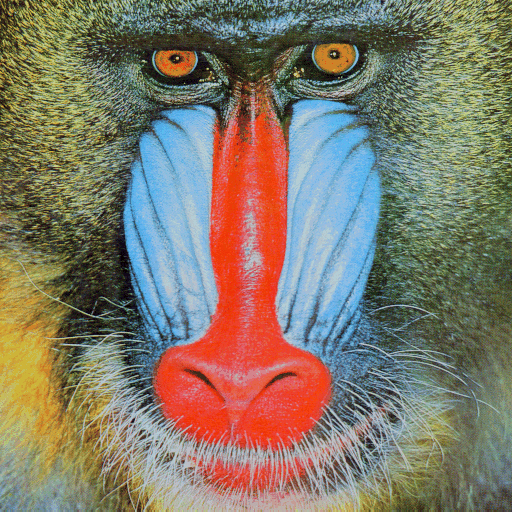
#> input picture Trabalho 3/códigos/imagens/mandril_color.tif, 512 x 512 px
$ jupyter execute questao24.ipynb
#> lines starting #> are read from the running program, lines starting #| are printed output that depends on the picture; after the words box and inside, x2 and y2 are one past the last pixel; in counts of white or black regions, pixels touching at a corner belong together
Tópico	24 – Aplicar a Transformada de Hough em imagens tons de cinza para detecção de linhas e circulos. Tópico da aula 9

[cell 1]
import cv2
import numpy as np
from matplotlib import pyplot as plt

[cell 2]
def DetectarCirculos(img, cimg):
    # busca por círculos pela transformada de Hough
    circles = cv2.HoughCircles(img,cv2.HOUGH_GRADIENT,1,20,
                                param1 = 50,param2 = 30, minRadius = 30,maxRadius = 60)

    circles = np.uint16(np.around(circles))


    for i in circles[0,:]:
        # Desenha o círculo
        cv2.circle(cimg,(i[0],i[1]),i[2],(0, 255, 0),2)
        # Desenha o centro do círculo
        cv2.circle(cimg,(i[0],i[1]),2,(255, 0, 0),3)


    plt.rcParams['figure.figsize'] = (16,16)
    plt.subplot(1, 2, 1)
    plt.imshow(img, 'gray')
    plt.title("Imagem original")

    plt.subplot(1, 2, 2)
    plt.imshow(cimg, 'gray')
    plt.title("Detecção de círculos")
    plt.show()

[cell 3]
def DetectarRetas(img, gray):
    plt.subplot(1, 3, 1)
    plt.imshow(img, 'gray')
    plt.title("Original")

    edges = cv2.Canny(gray, 1, 50, apertureSize = 3)

    plt.subplot(1, 3, 2)
    plt.imshow(edges, 'gray')
    plt.title("Bordas")

    lines = cv2.HoughLines(edges, 1, np.pi/180, 200)

    for line in lines:
        rho, theta = line[0]
        a = np.cos(theta)
        b = np.sin(theta)
        x0 = a * rho
        y0 = b * rho
        x1 = int(x0 + 1000 * (-b))
        y1 = int(y0 + 1000 * (a))
        x2 = int(x0 - 1000 * (-b))
        y2 = int(y0 - 1000 * (a))

        cv2.line(img,(x1, y1),(x2, y2),(0, 255, 0), 2)


    plt.subplot(1, 3, 3)
    plt.imshow(img, 'gray')
    plt.title("Detecção de linhas")
    plt.show()

[cell 4]
if __name__ == '__main__':
    img = cv2.imread('imagens/mandril_color.tif',0)
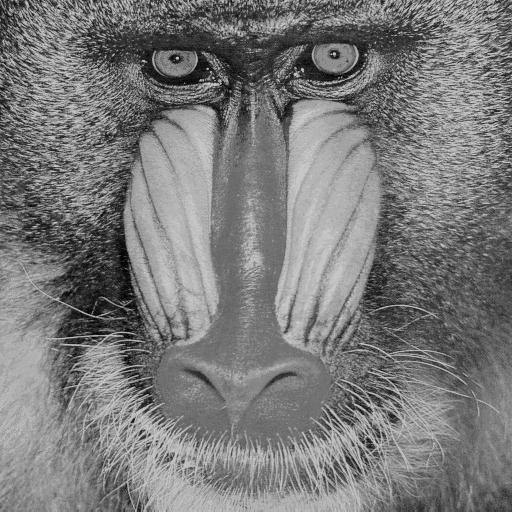
#> img: shape (512, 512); min 1, max 200, mean 122.1
    # filtro da mediana
    img = cv2.medianBlur(img, 5)
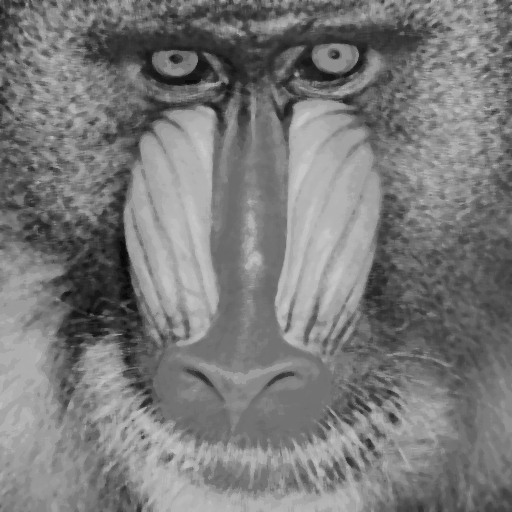
#> img: shape (512, 512); min 3, max 199, mean 121.6

    #conversão para escala cinza
    cimg = cv2.cvtColor(img,cv2.COLOR_GRAY2BGR)
    DetectarCirculos(img, cimg)
#> in DetectarCirculos, `circles = cv2.HoughCircles(img,cv2.HOUGH_GRADIENT,1,20, param1 = 50,pa..`: circles = 126 rows, first 8: [442.5, 135.5, 58.3], [85.5, 140.5, 58.3], [449.5, 101.5, 58.3], [70.5, 118.5, 58.3], [93.5, 120.5, 58.3], [69.5, 79.5, 58.3], [62.5, 59.5, 59.4], [423.5, 61.5, 58.3]
#> in DetectarCirculos, `circles = np.uint16(np.around(circles))`: circles = 126 rows, first 8: [442, 136, 58], [86, 140, 58], [450, 102, 58], [70, 118, 58], [94, 120, 58], [70, 80, 58], [62, 60, 59], [424, 62, 58]
#> the loop in DetectarCirculos, `for i in circles[0,:]:` made 126 passes
#> i on passes 1 to 12: [442, 136, 58], [86, 140, 58], [450, 102, 58], [70, 118, 58], [94, 120, 58], [70, 80, 58], [62, 60, 59], [424, 62, 58], [432, 112, 58], [80, 100, 56], [450, 178, 58], [390, 356, 56]
#> after the loop in DetectarCirculos, `for i in circles[0,:]:`:
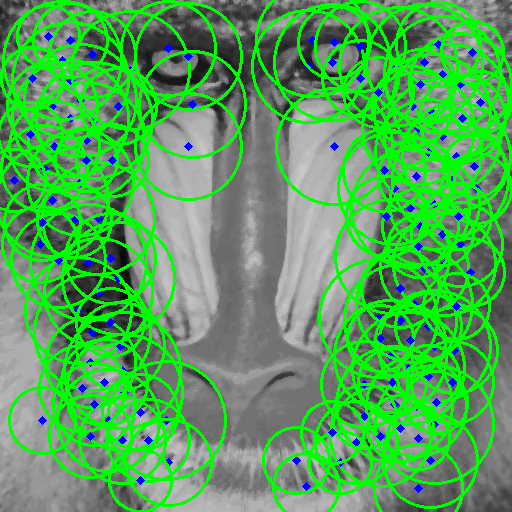
#> cimg: shape (512, 512, 3); mean B, G, R 88.1, 163, 84.3
#> in DetectarCirculos, `plt.show()`:
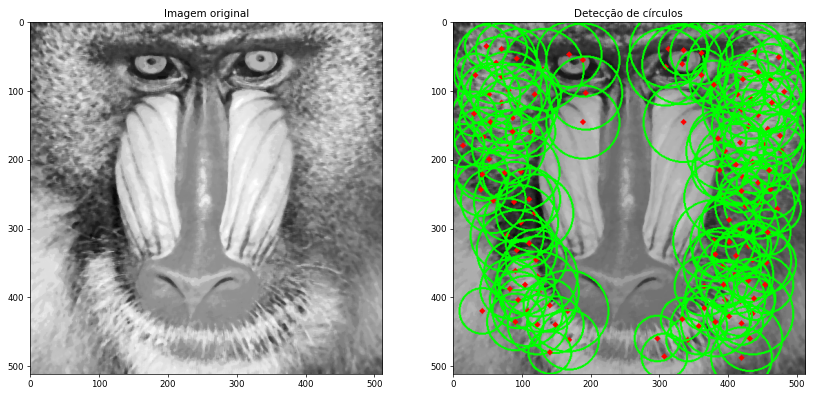
#> figure drawn by matplotlib, 2 panels; B, G, R data is drawn as R, G, B

    img = cv2.imread('imagens/house.tif')
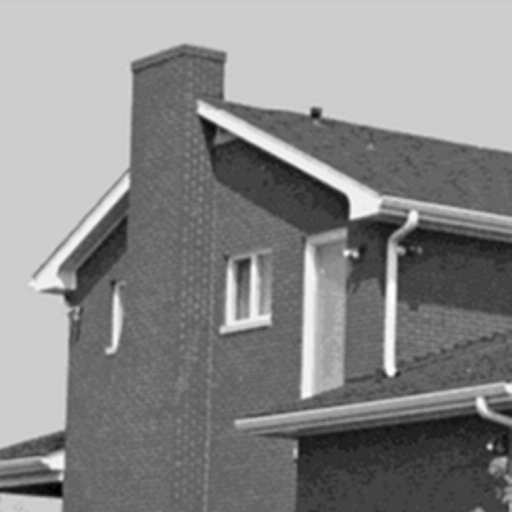
#> input picture Trabalho 3/códigos/imagens/house.tif, 512 x 512 px
#> img is the input picture: shape (512, 512, 3); min 0, max 254, mean 136.5

    gray = cv2.cvtColor(img,cv2.COLOR_BGR2GRAY)

    DetectarRetas(img, gray)
#> in DetectarRetas, `edges = cv2.Canny(gray, 1, 50, apertureSize = 3)`:
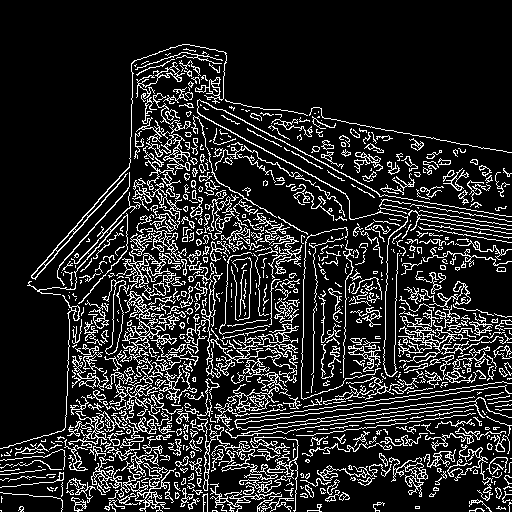
#> edges: shape (512, 512); 15.1% white in thin lines or dots
#> in DetectarRetas, `lines = cv2.HoughLines(edges, 1, np.pi/180, 200)`: lines = [[452, 1.43], [-8, 2.06], [448, 1.43], [-13, 2.36], [463, 1.43], [-18, 2.36]]
#> the loop in DetectarRetas, `for line in lines:` made 6 passes
#> (rho, theta, a, b, x0, y0, x1, y1) on passes 1 to 6: (452, 1.43, 0.139, 0.99, 62.91, 447.6, -927, 586), (-8, 2.06, -0.469, 0.883, 3.76, -7.06, -879, -476), (448, 1.43, 0.139, 0.99, 62.35, 443.6, -927, 582), (-13, 2.36, -0.707, 0.707, 9.19, -9.19, -697, -716), (463, 1.43, 0.139, 0.99, 64.44, 458.5, -925, 597), (-18, 2.36, -0.707, 0.707, 12.73, -12.73, -694, -719)
#> after the loop in DetectarRetas, `for line in lines:`:
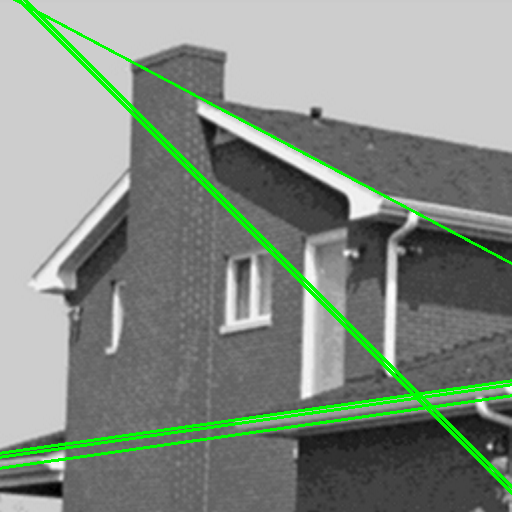
#> img: shape (512, 512, 3); 4.19% of pixels changed, all inside (x1, y1, x2, y2) = (0, 0, 512, 495)
